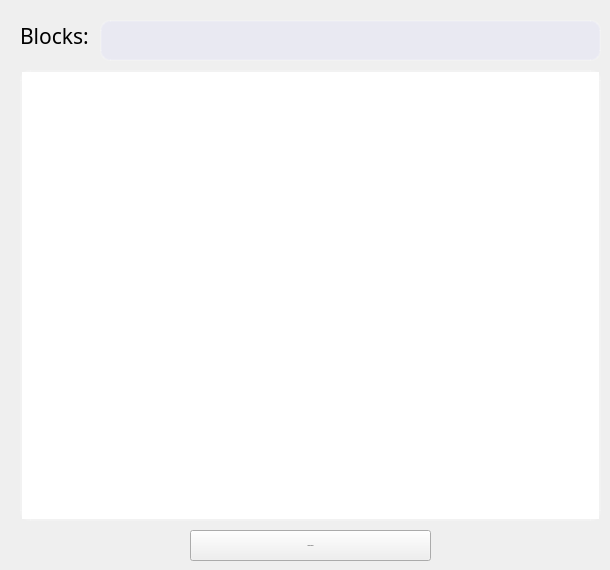
             <widget class="QWidget" name="page_5">
              <widget class="QListWidget" name="miners_lst">
               <property name="geometry">
                <rect>
                 <x>20</x>
                 <y>70</y>
                 <width>581</width>
                 <height>451</height>
                </rect>
               </property>
               <property name="styleSheet">
                <string notr="true">font-size:19px;
border-radius:10px;
color:white;
border: 2px solid rgba(255,255,255,40);
</string>
               </property>
               <property name="horizontalScrollBarPolicy">
                <enum>Qt::ScrollBarAlwaysOff</enum>
               </property>
               <item>
                <property name="text">
                 <string>e4f3052d8c5858ddeca667b2130eec5886c8e9d7fcdea3ec 66</string>
                </property>
               </item>
              </widget>
              <widget class="QLabel" name="label_10">
               <property name="geometry">
                <rect>
                 <x>20</x>
                 <y>0</y>
                 <width>81</width>
                 <height>71</height>
                </rect>
               </property>
               <property name="font">
                <font>
                 <family>Microsoft YaHei UI Light</family>
                 <pointsize>16</pointsize>
                </font>
               </property>
               <property name="text">
                <string>Blocks:</string>
               </property>
              </widget>
              <widget class="QLineEdit" name="blocks_btn_2">
               <property name="geometry">
                <rect>
                 <x>100</x>
                 <y>20</y>
                 <width>501</width>
                 <height>41</height>
                </rect>
               </property>
               <property name="font">
                <font>
                 <family>MS Sans Serif</family>
                 <pointsize>16</pointsize>
                </font>
               </property>
               <property name="styleSheet">
                <string notr="true">color:white;
border-radius:10px;
border: 2px solid rgba(255,255,255,40);
background-color: rgba(200,200,255,40);
</string>
               </property>
               <property name="maxLength">
                <number>256</number>
               </property>
               <property name="alignment">
                <set>Qt::AlignLeading|Qt::AlignLeft|Qt::AlignVCenter</set>
               </property>
              </widget>
              <widget class="QPushButton" name="show_miners">
               <property name="geometry">
                <rect>
                 <x>190</x>
                 <y>530</y>
                 <width>241</width>
                 <height>31</height>
                </rect>
               </property>
               <property name="font">
                <font>
                 <family>Microsoft JhengHei UI Light</family>
                 <pointsize>-1</pointsize>
                </font>
               </property>
               <property name="styleSheet">
                <string notr="true">QPushButton{background-color: rgba(0, 0, 0, 0);
font-size:28px;
color:white;
hover:{color:white;}
}
QPushButton:hover{
color:white;
border: 2px solid rgba(255,255,255,40);
border-radius:10px;
background-color: rgba(255,255,255,60);
}</string>
               </property>
               <property name="text">
                <string>Show miners</string>
               </property>
              </widget>
              <zorder>label_10</zorder>
              <zorder>miners_lst</zorder>
              <zorder>blocks_btn_2</zorder>
              <zorder>show_miners</zorder>
             </widget>
